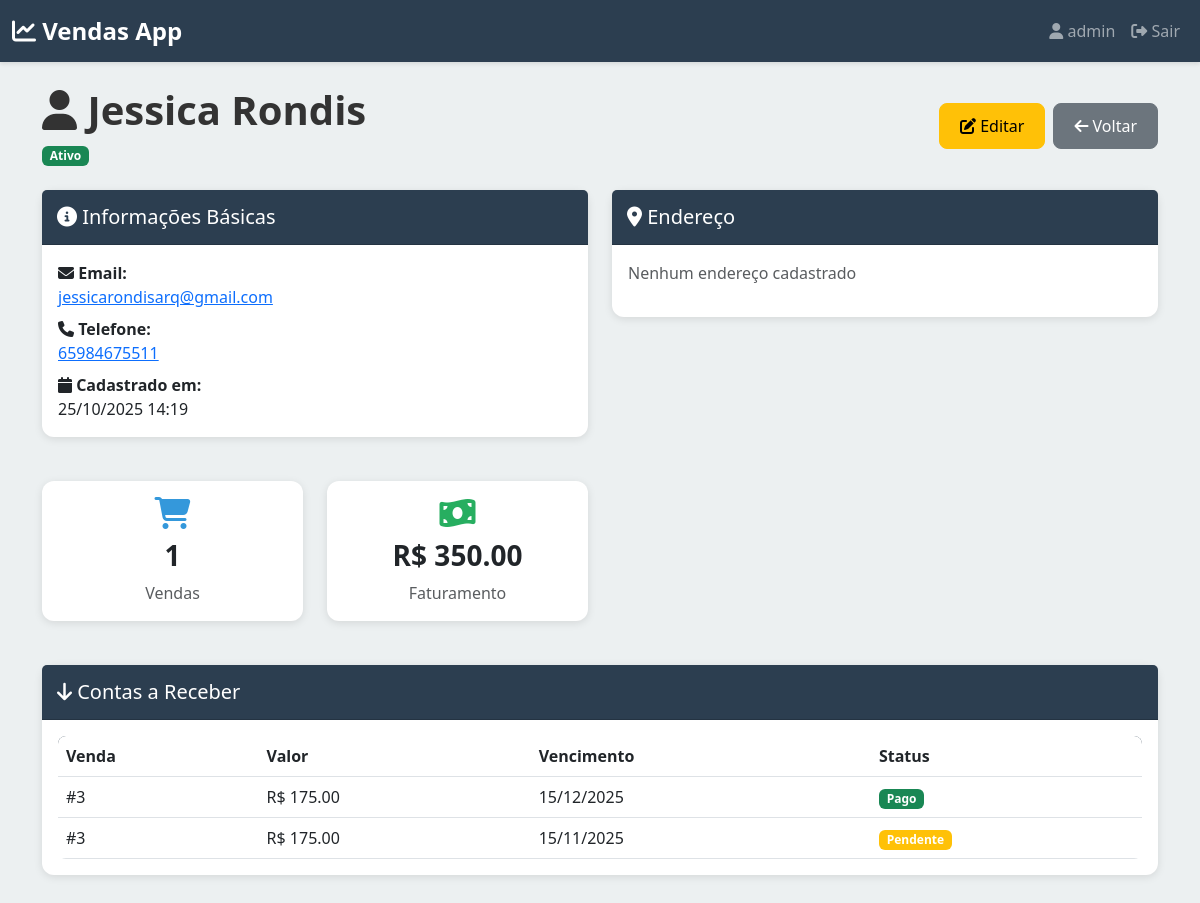
Screenshot of /clientes/1/ (signed in) with the database file from the repository.
### vendas/models.py (models this page shows, shortened)
class Client(models.Model):
    usuario = models.ForeignKey(
        User,
        on_delete=models.CASCADE,
        related_name='clientes',
        help_text="Usuário proprietário do cliente"
    )
    nome = models.CharField(
        max_length=200,
        help_text="Nome completo do cliente"
    )
    email = models.EmailField(
        blank=True,
        null=True,
        help_text="Email do cliente"
    )
    telefone = models.CharField(
        max_length=20,
        blank=True,
        null=True,
        help_text="Telefone do cliente"
    )
    cpf_cnpj = models.CharField(
        max_length=20,
        blank=True,
        null=True,
        help_text="CPF ou CNPJ do cliente"
    )
    endereco = models.CharField(
        max_length=300,
        blank=True,
        null=True,
        help_text="Endereço do cliente"
    )
    cidade = models.CharField(
        max_length=100,
        blank=True,
        null=True,
        help_text="Cidade do cliente"
    )
    estado = models.CharField(
        max_length=2,
        blank=True,
        null=True,
        help_text="Estado (UF) do cliente"
    )
    cep = models.CharField(
        max_length=10,
        blank=True,
        null=True,
        help_text="CEP do cliente"
    )
    ativo = models.BooleanField(
        default=True,
        help_text="Se o cliente está ativo"
    )
    criado_em = models.DateTimeField(auto_now_add=True)
    atualizado_em = models.DateTimeField(auto_now=True)
    class Meta:
        verbose_name = "Cliente"
        verbose_name_plural = "Clientes"
        ordering = ['-criado_em']
        unique_together = ('usuario', 'nome')

class AccountsReceivable(models.Model):
    STATUS_CHOICES = [
        ('pendente', 'Pendente'),
        ('vencido', 'Vencido'),
        ('pago', 'Pago'),
    ]
    usuario = models.ForeignKey(
        User,
        on_delete=models.CASCADE,
        related_name='contas_receber',
        help_text="Usuário proprietário"
    )
    venda = models.ForeignKey(
        Sale,
        on_delete=models.CASCADE,
        related_name='contas_receber_venda',
        help_text="Venda relacionada"
    )
    cliente = models.ForeignKey(
        Client,
        on_delete=models.CASCADE,
        related_name='contas_receber',
        help_text="Cliente devedor"
    )
    valor = models.DecimalField(
        max_digits=12,
        decimal_places=2,
        help_text="Valor a receber"
    )
    data_vencimento = models.DateField(
        help_text="Data de vencimento"
    )
    data_pagamento = models.DateField(
        blank=True,
        null=True,
        help_text="Data do pagamento (preenchido quando pago)"
    )
    status = models.CharField(
        max_length=20,
        choices=STATUS_CHOICES,
        default='pendente',
        help_text="Status da conta"
    )
    observacoes = models.TextField(
        blank=True,
        null=True,
        help_text="Observações"
    )
    criado_em = models.DateTimeField(auto_now_add=True)
    class Meta:
        verbose_name = "Conta a Receber"
        verbose_name_plural = "Contas a Receber"
        ordering = ['data_vencimento']

class Sale(models.Model):
    FORMA_PAGAMENTO_CHOICES = [
        ('dinheiro', 'Dinheiro'),
        ('cartao_credito', 'Cartão de Crédito'),
        ('cartao_debito', 'Cartão de Débito'),
        ('boleto', 'Boleto'),
        ('pix', 'PIX'),
        ('cheque', 'Cheque'),
        ('outro', 'Outro'),
    ]
    usuario = models.ForeignKey(
        User,
        on_delete=models.CASCADE,
        related_name='vendas',
        help_text="Usuário proprietário da venda"
    )
    cliente = models.ForeignKey(
        Client,
        on_delete=models.CASCADE,
        related_name='vendas',
        help_text="Cliente da venda"
    )
    data_venda = models.DateTimeField(
        auto_now_add=True,
        help_text="Data e hora da venda"
    )
    valor_total = models.DecimalField(
        max_digits=12,
        decimal_places=2,
        default=0,
        help_text="Valor total da venda"
    )
    forma_pagamento = models.CharField(
        max_length=20,
        choices=FORMA_PAGAMENTO_CHOICES,
        default='dinheiro',
        help_text="Forma de pagamento"
    )
    data_vencimento = models.DateField(
        help_text="Data de vencimento do pagamento"
    )
    observacoes = models.TextField(
        blank=True,
        null=True,
        help_text="Observações sobre a venda"
    )
    criado_em = models.DateTimeField(auto_now_add=True)
    atualizado_em = models.DateTimeField(auto_now=True)
    class Meta:
        verbose_name = "Venda"
        verbose_name_plural = "Vendas"
        ordering = ['-data_venda']

### vendas/views.py (the view)
# urls.py: path('clientes/<int:pk>/', views.cliente_detail, name='cliente_detail'),
@login_required(login_url='vendas:login')
def cliente_detail(request, pk):
    usuario = request.user
    try:
        cliente = Client.objects.get(pk=pk, usuario=usuario)
    except Client.DoesNotExist:
        messages.error(request, 'Cliente não encontrado!')
        return redirect('vendas:clientes_list')
    vendas = Sale.objects.filter(usuario=usuario, cliente=cliente)
    total_vendas = vendas.count()
    valor_total_vendas = vendas.aggregate(Sum('valor_total'))['valor_total__sum'] or 0
    contas_receber = AccountsReceivable.objects.filter(
        usuario=usuario,
        cliente=cliente
    ).order_by('-data_vencimento')
    contexto = {
        'cliente': cliente,
        'total_vendas': total_vendas,
        'valor_total_vendas': valor_total_vendas,
        'contas_receber': contas_receber,
    }
    return render(request, 'vendas/clientes/detail.html', contexto)

### templates/vendas/clientes/detail.html (shortened to what this page needs)
{% extends 'base.html' %}
{% block content %}
<div class="row mt-4">
    <div class="col-12 mb-4">
        <div class="d-flex justify-content-between align-items-center">
            <div>
                <h1 class="fw-bold">
                    <i class="fas fa-user"></i> {{ cliente.nome }}
                </h1>
                {% if cliente.ativo %}
                    <span class="badge bg-success">Ativo</span>
                {% else %}
                    <span class="badge bg-danger">Inativo</span>
                {% endif %}
            </div>
            <div class="d-flex gap-2">
                <a href="{% url 'vendas:cliente_edit' cliente.pk %}" class="btn btn-warning">
                    <i class="fas fa-edit"></i> Editar
                </a>
                <a href="{% url 'vendas:clientes_list' %}" class="btn btn-secondary">
                    <i class="fas fa-arrow-left"></i> Voltar
                </a>
            </div>
        </div>
    </div>
</div>
<div class="row mb-4">
    <div class="col-12 col-md-6">
        <div class="card">
            <div class="card-header">
                <h5 class="mb-0">
                    <i class="fas fa-info-circle"></i> Informações Básicas
                </h5>
            </div>
            <div class="card-body">
                {% if cliente.email %}
                <p class="mb-2">
                    <strong><i class="fas fa-envelope"></i> Email:</strong><br>
                    <a href="mailto:{{ cliente.email }}">{{ cliente.email }}</a>
                </p>
                {% endif %}
                {% if cliente.telefone %}
                <p class="mb-2">
                    <strong><i class="fas fa-phone"></i> Telefone:</strong><br>
                    <a href="tel:{{ cliente.telefone }}">{{ cliente.telefone }}</a>
                </p>
                {% endif %}
                <p class="mb-0">
                    <strong><i class="fas fa-calendar"></i> Cadastrado em:</strong><br>
                    {{ cliente.criado_em|date:"d/m/Y H:i" }}
                </p>
            </div>
        </div>
    </div>
    <div class="col-12 col-md-6">
        <div class="card">
            <div class="card-header">
                <h5 class="mb-0">
                    <i class="fas fa-map-marker-alt"></i> Endereço
                </h5>
            </div>
            <div class="card-body">
                {% if cliente.endereco or cliente.cidade or cliente.estado or cliente.cep %}
                    {% if cliente.endereco %}
                    <p class="mb-2">
                        <strong>Endereço:</strong><br>
                        {{ cliente.endereco }}
                    </p>
                    {% endif %}
                    {% if cliente.cidade or cliente.estado %}
                    <p class="mb-2">
                        <strong>Cidade/Estado:</strong><br>
                        {{ cliente.cidade }}{% if cliente.estado %}, {{ cliente.estado }}{% endif %}
                    </p>
                    {% endif %}
                    {% if cliente.cep %}
                    <p class="mb-0">
                        <strong>CEP:</strong><br>
                        {{ cliente.cep }}
                    </p>
                    {% endif %}
                {% else %}
                    <p class="text-muted">Nenhum endereço cadastrado</p>
                {% endif %}
            </div>
        </div>
    </div>
</div>
<div class="row mb-4">
    <div class="col-12 col-sm-6 col-md-3">
        <div class="card text-center">
            <div class="card-body">
                <i class="fas fa-shopping-cart" style="font-size: 2rem; color: #3498db;"></i>
                <h3 class="mt-2 fw-bold">{{ total_vendas }}</h3>
                <p class="text-muted mb-0">Vendas</p>
            </div>
        </div>
    </div>
    <div class="col-12 col-sm-6 col-md-3">
        <div class="card text-center">
            <div class="card-body">
                <i class="fas fa-money-bill-wave" style="font-size: 2rem; color: #27ae60;"></i>
                <h3 class="mt-2 fw-bold">R$ {{ valor_total_vendas|floatformat:2 }}</h3>
                <p class="text-muted mb-0">Faturamento</p>
            </div>
        </div>
    </div>
</div>
<div class="row">
    <div class="col-12">
        <div class="card">
            <div class="card-header">
                <h5 class="mb-0">
                    <i class="fas fa-arrow-down"></i> Contas a Receber
                </h5>
            </div>
            <div class="card-body">
                {% if contas_receber %}
                    <div class="table-responsive">
                        <table class="table table-hover mb-0">
                            <thead>
                                <tr>
                                    <th>Venda</th>
                                    <th>Valor</th>
                                    <th>Vencimento</th>
                                    <th>Status</th>
                                </tr>
                            </thead>
                            <tbody>
                                {% for conta in contas_receber %}
                                <tr>
                                    <td>#{{ conta.venda.id }}</td>
                                    <td>R$ {{ conta.valor|floatformat:2 }}</td>
                                    <td>{{ conta.data_vencimento|date:"d/m/Y" }}</td>
                                    <td>
                                        {% if conta.status == 'pago' %}
                                            <span class="badge bg-success">Pago</span>
                                        {% elif conta.status == 'vencido' %}
                                            <span class="badge bg-danger">Vencido</span>
                                        {% else %}
                                            <span class="badge bg-warning">Pendente</span>
                                        {% endif %}
                                    </td>
                                </tr>
                                {% endfor %}
                            </tbody>
                        </table>
                    </div>
                {% else %}
                    <p class="text-muted mb-0">Nenhuma conta a receber</p>
                {% endif %}
            </div>
        </div>
    </div>
</div>
{% endblock %}

### templates/base.html (shortened to what this page needs)
<!DOCTYPE html>
<html lang="pt-BR">
<head>
    <link href="https://cdn.jsdelivr.net/npm/bootstrap@5.3.0/dist/css/bootstrap.min.css" rel="stylesheet">
    <link rel="stylesheet" href="https://cdnjs.cloudflare.com/ajax/libs/font-awesome/6.4.0/css/all.min.css">
</head>
<body>
    {% if user.is_authenticated %}
    <nav class="navbar navbar-expand-lg navbar-dark">
        <div class="container-fluid">
            <a class="navbar-brand" href="{% url 'vendas:home' %}">
                <i class="fas fa-chart-line"></i> Vendas App
            </a>
            <div class="collapse navbar-collapse" id="navbarNav">
                <ul class="navbar-nav ms-auto">
                    <li class="nav-item">
                        <span class="nav-link">
                            <i class="fas fa-user"></i> {{ user.first_name|default:user.username }}
                        </span>
                    </li>
                    <li class="nav-item">
                        <a class="nav-link" href="{% url 'vendas:logout' %}">
                            <i class="fas fa-sign-out-alt"></i> Sair
                        </a>
                    </li>
                </ul>
            </div>
        </div>
    </nav>
    {% endif %}
    <div class="main-container">
        <div class="container">
            {% block content %}{% endblock %}
        </div>
    </div>
</body>
</html>

### templates/base.html (style rules this page uses)
:root { --primary-color: #2c3e50; --secondary-color: #3498db; --success-color: #27ae60; --danger-color: #e74c3c; --warning-color: #f39c12; --light-bg: #ecf0f1; }
* { margin: 0; padding: 0; box-sizing: border-box; }
body { font-family: 'Segoe UI', Tahoma, Geneva, Verdana, sans-serif; background-color: var(--light-bg); color: #333; }
.navbar { background-color: var(--primary-color); box-shadow: 0 2px 4px rgba(0, 0, 0, 0.1); }
.navbar-brand { font-weight: bold; font-size: 1.5rem; }
.main-container { min-height: 100vh; padding-bottom: 80px; }
.card { border: none; border-radius: 12px; box-shadow: 0 2px 8px rgba(0, 0, 0, 0.1); margin-bottom: 20px; }
.card-header { background-color: var(--primary-color); color: white; border-radius: 12px 12px 0 0; padding: 15px; }
.btn { border-radius: 8px; font-weight: 500; padding: 10px 20px; transition: all 0.3s ease; }
.table { background-color: white; border-radius: 8px; overflow: hidden; }
.table thead { background-color: var(--primary-color); color: white; }

### rows the page displays
Client: nome "Jessica Rondis", email "jessicarondisarq@gmail.com", telefone "65984675511", criado_em "25/10/2025 14:19"
AccountsReceivable: venda.id "3", valor "175.00", data_vencimento "15/12/2025", status "Pago"
AccountsReceivable: venda.id "3", valor "175.00", data_vencimento "15/11/2025", status "Pendente"

### other values shown
{{ user.first_name|default:user.username }} "admin"
{{ total_vendas }} "1"
{{ valor_total_vendas|floatformat:2 }} "350.00"
